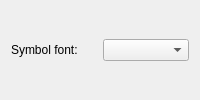
<?xml version="1.0" encoding="UTF-8"?>
<ui version="4.0">
 <widget class="QWidget" name="SelectFont">
  <property name="windowTitle">
   <string>Change Font</string>
  </property>
  <layout class="QVBoxLayout" name="verticalLayout">
   <item>
    <layout class="QGridLayout" name="gridLayout_2">
     <item row="0" column="0">
      <widget class="QLabel" name="lbFont">
       <property name="text">
        <string>Symbol font:</string>
       </property>
      </widget>
     </item>	 
     <item row="0" column="1">
      <widget class="QComboBox" name="leFont">
       <property name="toolTip">
        <string>&lt;html&gt;&lt;head/&gt;&lt;body&gt;&lt;p&gt;Font&lt;/p&gt;&lt;/body&gt;&lt;/html&gt;</string>
       </property>
      </widget>
     </item>	 
    </layout>
   </item>
  </layout>
 </widget>
</ui>
